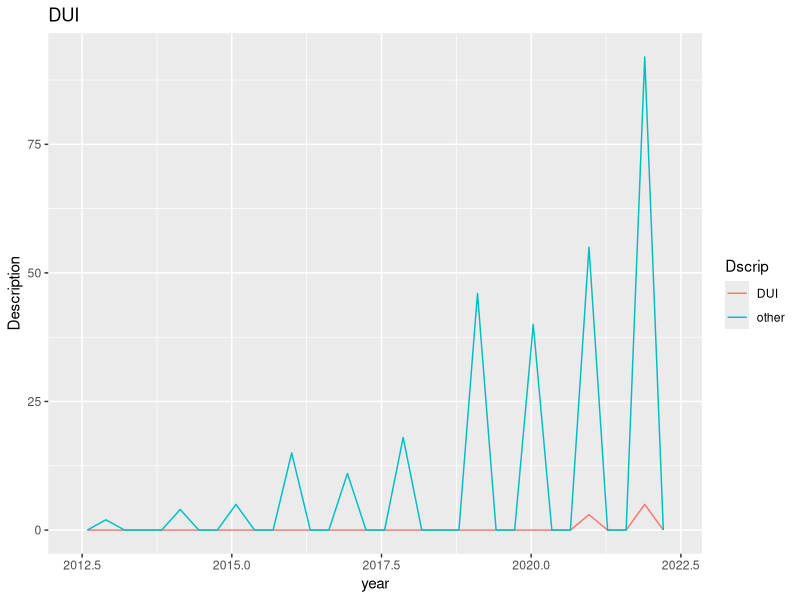
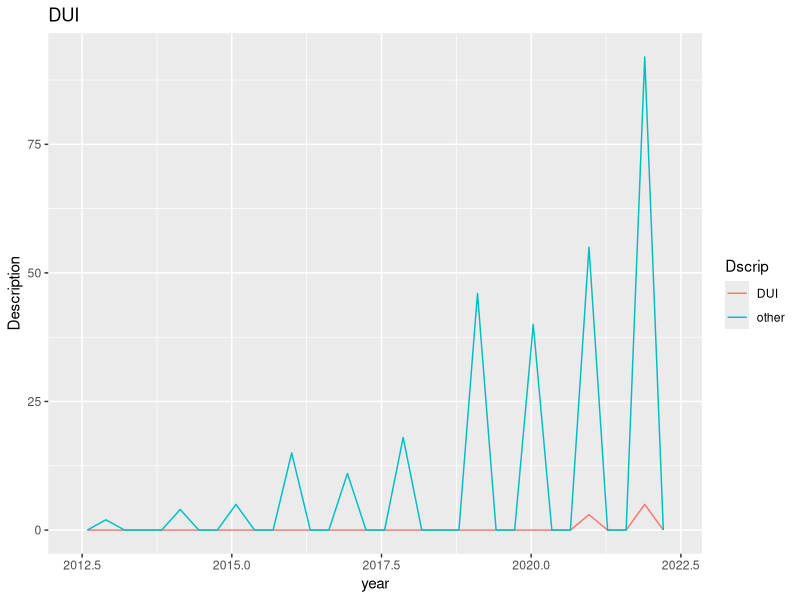

These charts were generated, in order, by the following R code:
## ---- chunk 1
# Example: load a dataset (replace with your own)
library(tidyverse)

library(dplyr)

library(readr)
Tesla_Deaths_Deaths_1_ <- read_csv("Tesla_Deaths_Deaths_1_.csv")

## ---- chunk 2
New_Tesla <- Tesla_Deaths_Deaths_1_ %>%
mutate(
Dscrip = if_else(
str_detect(Description, "DUI"),
"DUI",
"other"
)
)
## ---- chunk 3
New_Tesla %>%
ggplot() +
geom_freqpoly(aes(x = Year, color = Dscrip, )) +
labs(
title = "DUI",
x = "year",
y = "Description"
)
## ---- chunk 4
library(tidyverse)

library(dplyr)

library(readr)
Tesla_Deaths_Deaths_1_ <- read_csv("Tesla_Deaths_Deaths_1_.csv")

New_Tesla <- Tesla_Deaths_Deaths_1_ %>%
mutate(
Dscrip = if_else(
str_detect(Description, "DUI"),
"DUI",
"other"
)
)


view(New_Tesla)

New_Tesla %>%
ggplot() +
geom_freqpoly(aes(x = Year, color = Dscrip, )) +
labs(
title = "DUI",
x = "year",
y = "Description"
)



New_Tesla %>%
  count(Dscrip)


New_Tesla %>%
  count(Dscrip) %>%
  mutate(percent = n / sum(n) * 100)
